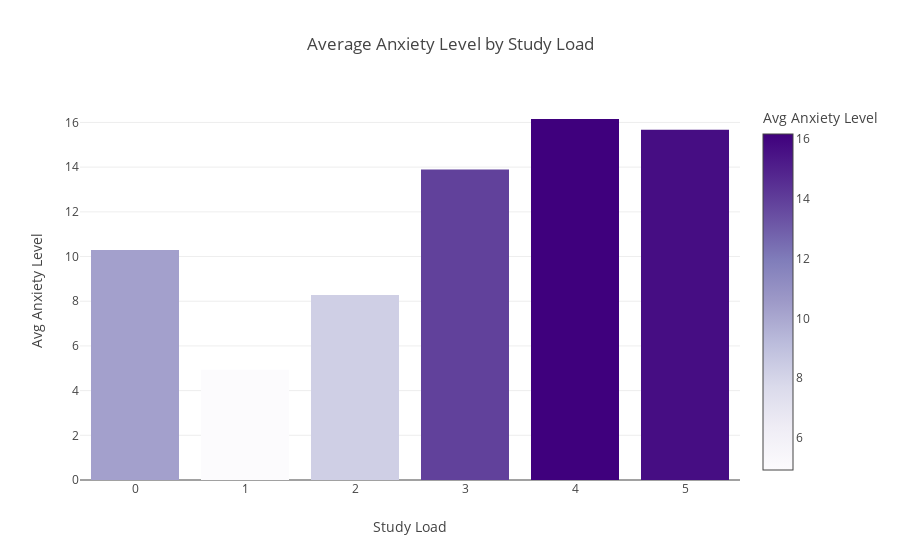

Notebook source saved alongside this figure:
### Code cell
import pandas as pd
# Group the data by 'study_load' and calculate the average anxiety level for each group
bar_data = DF.groupby('study_load')['anxiety_level'].mean().reset_index()

# Create a bar chart using Plotly Express
fig = px.bar(
    bar_data,
    x='study_load',
    y='anxiety_level',
    color='anxiety_level',
    color_continuous_scale='purples',
    title='Average Anxiety Level by Study Load',
    labels={'anxiety_level': 'Avg Anxiety Level', 'study_load': 'Study Load'}  # Custom axis labels
)
# Display the chart
fig.show()

### Figure 1 — Plotly figure (JSON) as saved in the notebook; plotly's stock layout.template omitted (floating-point values rounded to 4 significant figures)
{"data": [{"hovertemplate": "Study Load=%{x}<br>Avg Anxiety Level=%{marker.color}<extra></extra>", "legendgroup": "", "marker": {"color": [10.3, 4.935, 8.273, 13.89, 16.15, 15.67], "coloraxis": "coloraxis", "pattern": {"shape": ""}}, "name": "", "orientation": "v", "showlegend": false, "textposition": "auto", "type": "bar", "x": [0, 1, 2, 3, 4, 5], "xaxis": "x", "y": [10.3, 4.935, 8.273, 13.89, 16.15, 15.67], "yaxis": "y"}], "layout": {"autosize": true, "barmode": "relative", "coloraxis": {"colorbar": {"title": {"text": "Avg Anxiety Level"}}, "colorscale": [[0, "rgb(252,251,253)"], [0.125, "rgb(239,237,245)"], [0.25, "rgb(218,218,235)"], [0.375, "rgb(188,189,220)"], [0.5, "rgb(158,154,200)"], [0.625, "rgb(128,125,186)"], [0.75, "rgb(106,81,163)"], [0.875, "rgb(84,39,143)"], [1, "rgb(63,0,125)"]]}, "legend": {"tracegroupgap": 0}, "title": {"text": "Average Anxiety Level by Study Load"}, "xaxis": {"anchor": "y", "autorange": true, "domain": [0, 1], "range": [-0.5, 5.5], "title": {"text": "Study Load"}, "type": "linear"}, "yaxis": {"anchor": "x", "autorange": true, "domain": [0, 1], "range": [0, 17.01], "title": {"text": "Avg Anxiety Level"}, "type": "linear"}}}
